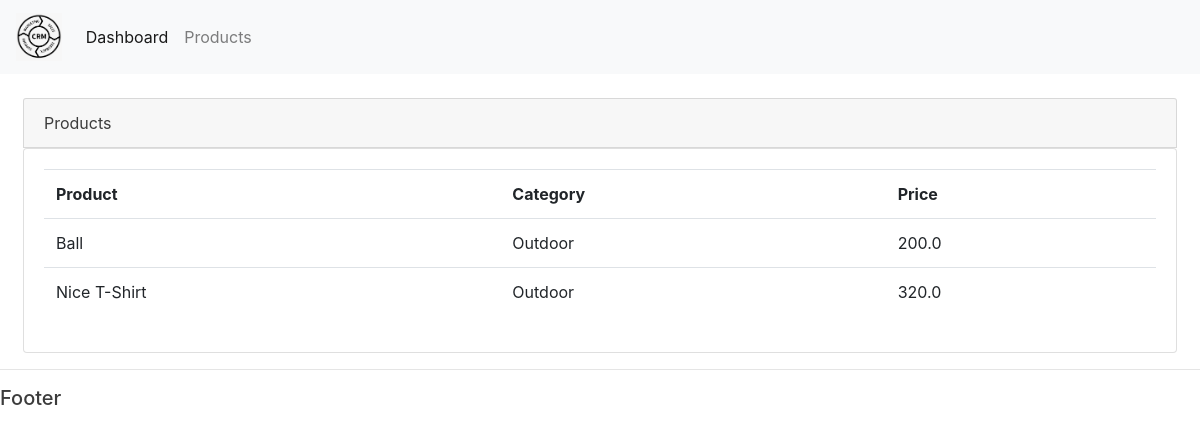
Screenshot of /products/ with the database file from the repository.
### accounts/models.py (models this page shows, shortened)
class Product(models.Model):
    CATEGORY = (
        ('Indoor', 'Indoor'),
        ('Outdoor', 'Outdoor')
    )
    name = models.CharField(max_length=60, null=True)
    price = models.FloatField(null=True)
    category = models.CharField(max_length=10, null=True, choices=CATEGORY)
    description = models.CharField(max_length=200, null=True, blank=True)
    date_created = models.DateTimeField(auto_now_add=True)
    tags = models.ManyToManyField('Tag')

### accounts/views.py (the view)
# urls.py: path('products/', views.products),
def products(request):
    products = Product.objects.all()
    return render(request, 'accounts/products.html', {'products': products})

### accounts/templates/accounts/products.html
{% extends 'accounts/main.html' %}
{% block content %}
<div class="row mx-2">
    <div class="col-md">
        <div class="card card-header">
            Products
        </div>
        <div class="card card-body">
            <table class="table">
                <tr>
                    <th>Product</th>
                    <th>Category</th>
                    <th>Price</th>
                </tr>
                {% for product in products %}
                <tr>
                    <td>{{ product.name }}</td>
                    <td>{{ product.category }}</td>
                    <td>{{ product.price }}</td>
                </tr>
                {% endfor %}
            </table>
        </div>
    </div>
</div>
{% endblock %}

### static/css/main.css (style rules this page uses)
body { color: rgb(60, 60, 60); }

### rows the page displays
Product: name "Ball", category "Outdoor", price "200.0"
Product: name "Nice T-Shirt", category "Outdoor", price "320.0"
